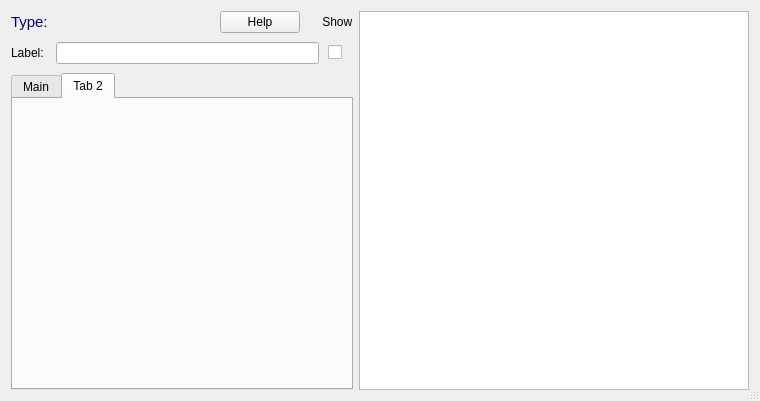
<?xml version="1.0" encoding="UTF-8"?>
<ui version="4.0">
 <class>PropDialog</class>
 <widget class="QDialog" name="PropDialog">
  <property name="windowModality">
   <enum>Qt::WindowModal</enum>
  </property>
  <property name="geometry">
   <rect>
    <x>0</x>
    <y>0</y>
    <width>760</width>
    <height>401</height>
   </rect>
  </property>
  <property name="sizePolicy">
   <sizepolicy hsizetype="Preferred" vsizetype="MinimumExpanding">
    <horstretch>0</horstretch>
    <verstretch>0</verstretch>
   </sizepolicy>
  </property>
  <property name="minimumSize">
   <size>
    <width>320</width>
    <height>100</height>
   </size>
  </property>
  <property name="windowTitle">
   <string notr="true">Dialog</string>
  </property>
  <property name="sizeGripEnabled">
   <bool>true</bool>
  </property>
  <property name="modal">
   <bool>false</bool>
  </property>
  <layout class="QHBoxLayout" name="mainLayout">
   <property name="spacing">
    <number>6</number>
   </property>
   <item>
    <layout class="QVBoxLayout" name="verticalLayout">
     <property name="spacing">
      <number>9</number>
     </property>
     <item>
      <layout class="QHBoxLayout" name="horizontalLayout_2">
       <item>
        <widget class="QLabel" name="type">
         <property name="palette">
          <palette>
           <active>
            <colorrole role="WindowText">
             <brush brushstyle="SolidPattern">
              <color alpha="255">
               <red>0</red>
               <green>0</green>
               <blue>127</blue>
              </color>
             </brush>
            </colorrole>
           </active>
           <inactive>
            <colorrole role="WindowText">
             <brush brushstyle="SolidPattern">
              <color alpha="255">
               <red>0</red>
               <green>0</green>
               <blue>127</blue>
              </color>
             </brush>
            </colorrole>
           </inactive>
           <disabled>
            <colorrole role="WindowText">
             <brush brushstyle="SolidPattern">
              <color alpha="255">
               <red>190</red>
               <green>190</green>
               <blue>190</blue>
              </color>
             </brush>
            </colorrole>
           </disabled>
          </palette>
         </property>
         <property name="font">
          <font>
           <pointsize>11</pointsize>
          </font>
         </property>
         <property name="text">
          <string>Type: </string>
         </property>
        </widget>
       </item>
       <item>
        <widget class="QPushButton" name="helpButton">
         <property name="sizePolicy">
          <sizepolicy hsizetype="Fixed" vsizetype="Fixed">
           <horstretch>0</horstretch>
           <verstretch>0</verstretch>
          </sizepolicy>
         </property>
         <property name="text">
          <string>Help</string>
         </property>
         <property name="autoDefault">
          <bool>false</bool>
         </property>
        </widget>
       </item>
       <item>
        <widget class="QLabel" name="labelShow">
         <property name="sizePolicy">
          <sizepolicy hsizetype="Fixed" vsizetype="Fixed">
           <horstretch>0</horstretch>
           <verstretch>0</verstretch>
          </sizepolicy>
         </property>
         <property name="text">
          <string>    Show</string>
         </property>
        </widget>
       </item>
      </layout>
     </item>
     <item>
      <layout class="QHBoxLayout" name="horizontalLayout">
       <item>
        <widget class="QLabel" name="labelLabel">
         <property name="text">
          <string>Label: </string>
         </property>
        </widget>
       </item>
       <item>
        <widget class="QLineEdit" name="labelBox"/>
       </item>
       <item>
        <widget class="QCheckBox" name="showButton">
         <property name="sizePolicy">
          <sizepolicy hsizetype="Fixed" vsizetype="Fixed">
           <horstretch>0</horstretch>
           <verstretch>0</verstretch>
          </sizepolicy>
         </property>
         <property name="minimumSize">
          <size>
           <width>25</width>
           <height>0</height>
          </size>
         </property>
         <property name="text">
          <string/>
         </property>
        </widget>
       </item>
      </layout>
     </item>
     <item>
      <widget class="QTabWidget" name="tabList">
       <property name="sizePolicy">
        <sizepolicy hsizetype="Preferred" vsizetype="MinimumExpanding">
         <horstretch>0</horstretch>
         <verstretch>0</verstretch>
        </sizepolicy>
       </property>
       <property name="currentIndex">
        <number>1</number>
       </property>
       <widget class="QWidget" name="tab">
        <attribute name="title">
         <string>Main</string>
        </attribute>
       </widget>
       <widget class="QWidget" name="tab_2">
        <property name="locale">
         <locale language="C" country="AnyCountry"/>
        </property>
        <attribute name="title">
         <string notr="true">Tab 2</string>
        </attribute>
       </widget>
      </widget>
     </item>
    </layout>
   </item>
   <item>
    <widget class="QTextEdit" name="helpText">
     <property name="sizePolicy">
      <sizepolicy hsizetype="MinimumExpanding" vsizetype="MinimumExpanding">
       <horstretch>0</horstretch>
       <verstretch>0</verstretch>
      </sizepolicy>
     </property>
     <property name="minimumSize">
      <size>
       <width>390</width>
       <height>0</height>
      </size>
     </property>
     <property name="acceptDrops">
      <bool>false</bool>
     </property>
     <property name="undoRedoEnabled">
      <bool>false</bool>
     </property>
     <property name="html">
      <string notr="true">&lt;!DOCTYPE HTML PUBLIC &quot;-//W3C//DTD HTML 4.0//EN&quot; &quot;http://www.w3.org/TR/REC-html40/strict.dtd&quot;&gt;
&lt;html&gt;&lt;head&gt;&lt;meta name=&quot;qrichtext&quot; content=&quot;1&quot; /&gt;&lt;style type=&quot;text/css&quot;&gt;
p, li { white-space: pre-wrap; }
&lt;/style&gt;&lt;/head&gt;&lt;body style=&quot; font-family:'Ubuntu'; font-size:10pt; font-weight:400; font-style:normal;&quot;&gt;
&lt;p style=&quot;-qt-paragraph-type:empty; margin-top:0px; margin-bottom:0px; margin-left:0px; margin-right:0px; -qt-block-indent:0; text-indent:0px; font-family:'Sans Serif'; font-size:9pt;&quot;&gt;&lt;br /&gt;&lt;/p&gt;&lt;/body&gt;&lt;/html&gt;</string>
     </property>
     <property name="textInteractionFlags">
      <set>Qt::TextSelectableByKeyboard|Qt::TextSelectableByMouse</set>
     </property>
     <property name="placeholderText">
      <string notr="true"/>
     </property>
    </widget>
   </item>
  </layout>
 </widget>
 <resources/>
 <connections/>
</ui>
